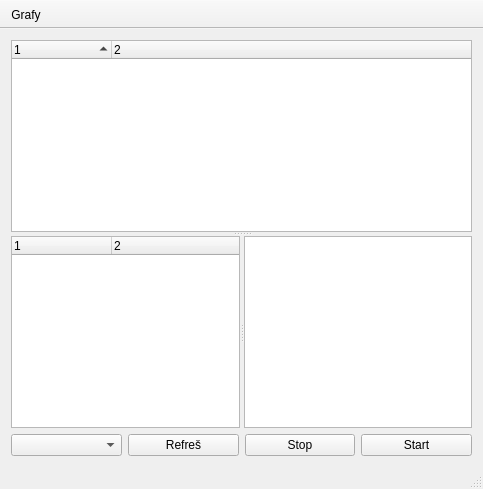
<?xml version="1.0" encoding="UTF-8"?>
<ui version="4.0">
 <class>MainWindow</class>
 <widget class="QMainWindow" name="MainWindow">
  <property name="geometry">
   <rect>
    <x>0</x>
    <y>0</y>
    <width>483</width>
    <height>489</height>
   </rect>
  </property>
  <property name="windowTitle">
   <string>MainWindow</string>
  </property>
  <widget class="QWidget" name="centralWidget">
   <layout class="QVBoxLayout" name="verticalLayout">
    <item>
     <widget class="QSplitter" name="splitter_2">
      <property name="orientation">
       <enum>Qt::Vertical</enum>
      </property>
      <widget class="QTreeWidget" name="tree">
       <property name="editTriggers">
        <set>QAbstractItemView::NoEditTriggers</set>
       </property>
       <property name="alternatingRowColors">
        <bool>true</bool>
       </property>
       <property name="sortingEnabled">
        <bool>true</bool>
       </property>
       <property name="columnCount">
        <number>2</number>
       </property>
       <column>
        <property name="text">
         <string notr="true"/>
        </property>
       </column>
       <column>
        <property name="text">
         <string notr="true"/>
        </property>
       </column>
      </widget>
      <widget class="QSplitter" name="splitter">
       <property name="orientation">
        <enum>Qt::Horizontal</enum>
       </property>
       <widget class="QTreeWidget" name="treeMessage">
        <property name="columnCount">
         <number>2</number>
        </property>
        <attribute name="headerVisible">
         <bool>true</bool>
        </attribute>
        <column>
         <property name="text">
          <string notr="true"/>
         </property>
        </column>
        <column>
         <property name="text">
          <string/>
         </property>
        </column>
       </widget>
       <widget class="QTextEdit" name="textEdit"/>
      </widget>
     </widget>
    </item>
    <item>
     <layout class="QHBoxLayout" name="horizontalLayout">
      <item>
       <widget class="QComboBox" name="comboBox"/>
      </item>
      <item>
       <widget class="QPushButton" name="butRefresh">
        <property name="text">
         <string>Refreš</string>
        </property>
       </widget>
      </item>
      <item>
       <widget class="QPushButton" name="pushButton_2">
        <property name="text">
         <string>Stop</string>
        </property>
       </widget>
      </item>
      <item>
       <widget class="QPushButton" name="pushButton">
        <property name="text">
         <string>Start</string>
        </property>
       </widget>
      </item>
     </layout>
    </item>
   </layout>
  </widget>
  <widget class="QMenuBar" name="menuBar">
   <property name="geometry">
    <rect>
     <x>0</x>
     <y>0</y>
     <width>483</width>
     <height>19</height>
    </rect>
   </property>
  </widget>
  <widget class="QToolBar" name="mainToolBar">
   <property name="contextMenuPolicy">
    <enum>Qt::PreventContextMenu</enum>
   </property>
   <property name="movable">
    <bool>false</bool>
   </property>
   <attribute name="toolBarArea">
    <enum>TopToolBarArea</enum>
   </attribute>
   <attribute name="toolBarBreak">
    <bool>false</bool>
   </attribute>
   <addaction name="actionGrafy"/>
  </widget>
  <widget class="QStatusBar" name="statusBar"/>
  <action name="actionGrafy">
   <property name="text">
    <string>Grafy</string>
   </property>
  </action>
 </widget>
 <layoutdefault spacing="6" margin="11"/>
 <resources/>
 <connections/>
</ui>
